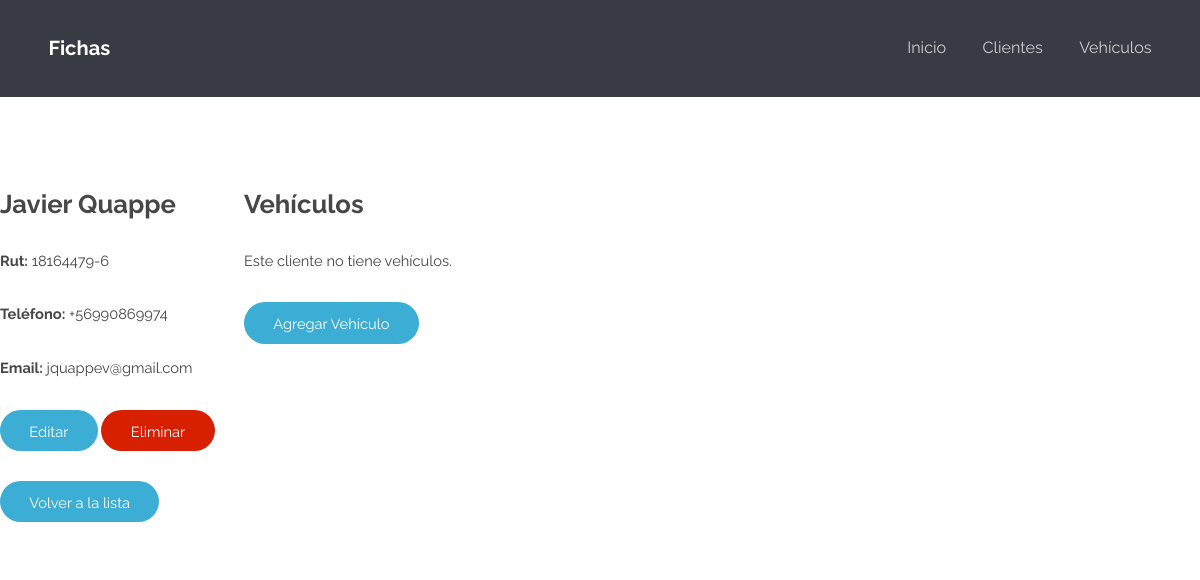
Page /fichas/clientes/2/ on the committed database.
### fichas/models.py (models this page shows, shortened)
class Cliente(models.Model):
	rut			= models.CharField(max_length = 10)
	nombre		= models.CharField(max_length = 100)
	telefono	= models.CharField(max_length = 12)
	email		= models.CharField(max_length = 100, blank = True)

### fichas/views.py (the view)
# urls.py: path('clientes/<int:id>/', cliente_detail_view, name='cliente-detail'),
def cliente_detail_view(request, id):
	obj = get_object_or_404(Cliente, id=id)
	vehiculos = Vehiculo.objects.all().filter(id_cliente=id)
	context = {
		"object": obj,
		"vehiculos_list": vehiculos
	}
	return render(request, "clientes/cliente_detail.html", context)

### fichas/templates/clientes/cliente_detail.html
{% extends 'fichas/base.html' %}
{% block content %}
<div class="row">
	<div class="column">
		<h2> {{ object.nombre }} </h2>
		<p> <b>Rut:</b> {{ object.rut }} </p>
		<p> <b>Teléfono:</b> {{ object.telefono }} </p>
		<p> <b>Email:</b> {{ object.email }} </p>
		<p><input type="button" onclick="location.href='./editar/';" value="Editar" /> <input type="button" class="red" onclick="location.href='./eliminar/';" value="Eliminar" /></p>
		<p><input type="button" onclick="location.href='../';" value="Volver a la lista" /></p>
	</div>
	<div class="column">
		<h2>Vehículos</h2>
		{% if vehiculos_list %}
			<ul>
			{% for instance in vehiculos_list %}
				<li>
					<a href='{{ instance.get_absolute_url }}'>{{ instance.marca }} {{ instance.modelo }}</a>
				</li>
			{% endfor %}
			</ul>
		{% else %}
			<p>Este cliente no tiene vehículos.</p>
		{% endif %}
		<p><input type="button" onclick="location.href='../../vehiculos/crear?cliente={{ object.id }}';" value="Agregar Vehículo" /></p>
	</div>
</div>
{% endblock %}

### fichas/static/fichas/css/skel.css (style rules this page uses)
html,body,div,span,applet,object,iframe,h1,h2,h3,h4,h5,h6,p,blockquote,pre,a,abbr,acronym,address,big,cite,code,del,dfn,em,img,ins,kbd,q,s,samp,small,strike,strong,sub,sup,tt,var,b,u,i,center,dl,dt,dd,ol,ul,li,fieldset,form,label,legend,table,caption,tbody,tfoot,thead,tr,th,td,article,aside,canvas,details,embed,figure,figcaption,footer,header,hgroup,menu,nav,output,ruby,section,summary,time,mark,audio,video { margin:0;padding:0;border:0;font-size:100%;font:inherit;vertical-align:baseline; }
body { line-height:1; }
body { -webkit-text-size-adjust:none }
*, *:before, *:after { -moz-box-sizing: border-box; -webkit-box-sizing: border-box; box-sizing: border-box; }
.row { border-bottom: solid 1px transparent; }
.row > * { float: left; }
.row:after, .row:before { content: ''; display: block; clear: both; height: 0; }
.row > * { padding: 0 0 0 2em; }
.row { margin: 0 0 -1px -2em; }

### fichas/static/fichas/css/style.css (style rules this page uses)
body { background: #fff; }
body, input, select, textarea { color: #444; font-family: "Raleway", Helvetica, sans-serif; font-size: 13pt; font-weight: 400; line-height: 1.65em; }
strong, b { color: #474747; font-weight: 700; }
p { margin: 0 0 2em 0; }
h1, h2, h3, h4, h5, h6 { color: #474747; font-weight: 700; line-height: 1em; margin: 0 0 1em 0; }
h2 { font-size: 1.75em; line-height: 1.5em; }
input[type="submit"], input[type="reset"], input[type="button"], .button { -moz-appearance: none; -webkit-appearance: none; -o-appearance: none; -ms-appearance: none; appearance: none; -moz-transition: background-color 0.2s ease-in-out, color 0.2s ease-in-out; -webkit-transition: background-color 0.2s ease-in-out, color 0.2s ease-in-out; -o-transition: background-color 0.2s ease-in-out, color 0.2s ease-in-out; -ms-transition: background-color 0.2s ease-in-out, color 0.2s ease-in-out; transition: background-color 0.2s ease-in-out, color 0.2s ease-in-out; background-color: #3cadd4; border-radius: 30px; border: 0; color: #ffffff !important; cursor: pointer; display: inline-block; font-weight: 400; height: 2.85em; line-height: 2.95em; padding: 0 2em; text-align: center; text-decoration: none; white-space: nowrap; }
input[type="submit"].red, input[type="reset"].red, input[type="button"].red, .button.red { background-color: #d62000; color: #ffffff !important; }

### fichas/static/fichas/css/style-xlarge.css (style rules this page uses)
body, input, select, textarea { font-size: 11pt; }

### rows in the picture
Cliente: nombre "Javier Quappe", rut "18164479-6", telefono "+56990869974", email "jquappev@gmail.com"
